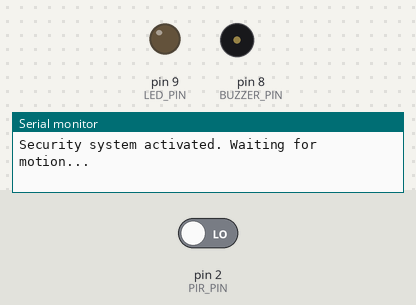
This sketch was run on a simulated Arduino Uno, built with avr-gcc and run on an emulated ATmega328P. On the bench: output pins drawn as LEDs (lit = HIGH), buzzer (waves = sounding), the last lines printed to the serial monitor. The test bench sets the inputs (shaded band); at power-on: pin 2 (PIR_PIN) LOW.

Above: at 1.2 s.
1.3 s: pin 2 (PIR_PIN) driven HIGH
At 2.4 s:
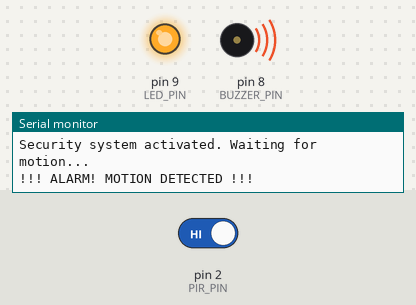
2.8 s: pin 2 (PIR_PIN) driven LOW
At 3.6 s:
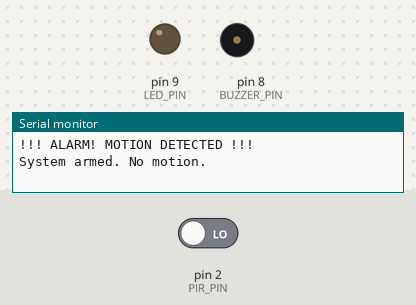
Timing chart, 0 to 5.8 s (numbered marks = the images above; inputs shaded):
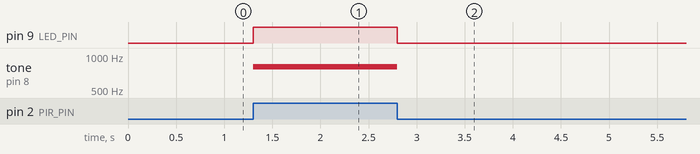

The sketch:

security_system1.ino
```cpp
// ==============================================
// Security System with PIR Motion Sensor
// ==============================================
// When motion is detected:
//   - Red LED turns ON
//   - Buzzer sounds
//   - Message printed to Serial Monitor
// ==============================================

// ----- Pin Definitions -----
const int PIR_PIN = 2;      // PIR sensor output (digital input)
const int LED_PIN = 9;      // LED anode (through 220Ω resistor)
const int BUZZER_PIN = 8;   // Active buzzer (positive pin)

// ----- Variables -----
int motionState = LOW;      // Current motion status (HIGH = motion detected)
int lastMotionState = LOW;  // Previous motion status (to detect changes)

void setup() {
  // Set pin modes
  pinMode(PIR_PIN, INPUT);     // PIR sensor is an input
  pinMode(LED_PIN, OUTPUT);    // LED is an output
  pinMode(BUZZER_PIN, OUTPUT); // Buzzer is an output

  // Start serial communication (for debugging / monitoring)
  Serial.begin(9600);
  Serial.println("Security system activated. Waiting for motion...");
}

void loop() {
  // Step 1: Read the current state of the PIR sensor
  motionState = digitalRead(PIR_PIN);

  // Step 2: Check if the state has changed since the last loop
  if (motionState != lastMotionState) {

    // Step 3: If motion is NOW detected (state changed from LOW to HIGH)
    if (motionState == HIGH) {
      digitalWrite(LED_PIN, HIGH);    // Turn LED on
      tone(BUZZER_PIN, 800); // Activate buzzer (active buzzer)
      Serial.println("!!! ALARM! MOTION DETECTED !!!");
    }
    // Step 4: If motion has stopped (state changed from HIGH to LOW)
    else {
      digitalWrite(LED_PIN, LOW);     // Turn LED off
    noTone(8);  // Deactivate buzzer
      Serial.println("System armed. No motion.");
    }

    // Remember the new state for the next comparison
    lastMotionState = motionState;
  }

  // Small delay to avoid bouncing and reduce CPU load
  delay(100);
}
```

Measured:
- after the input at 1.3 s, pin 9 (LED_PIN): LOW → HIGH at once; tone on pin 8 (BUZZER_PIN): silent → 800 Hz at once
- after the input at 2.8 s, pin 9 (LED_PIN): HIGH → LOW at once; tone on pin 8 (BUZZER_PIN): 800 Hz → silent at once
